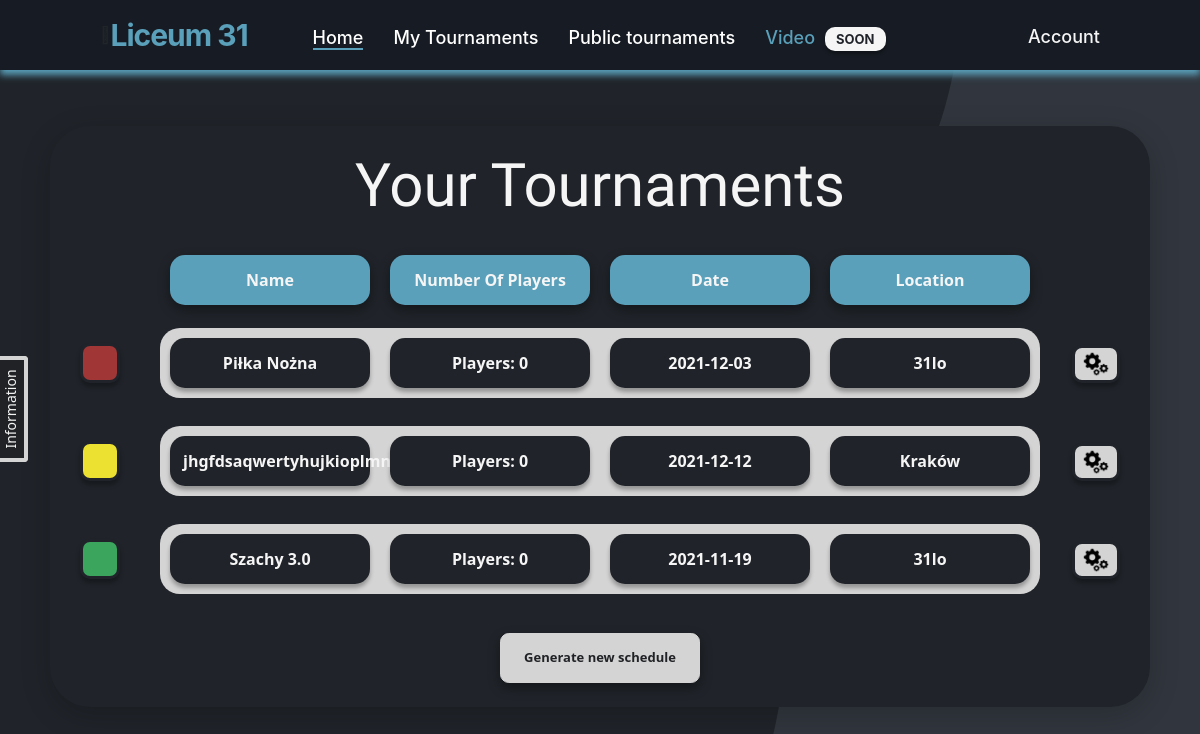
The page /tournaments (signed in) on the database its author committed.
### website/models.py (models this page shows)
class Tournament(db.Model):
    id = db.Column(db.Integer,primary_key=True)
    user_id = db.Column(db.Integer,db.ForeignKey('user.id'))
    name = db.Column(db.String(150))
    date = db.Column(db.Date)
    location = db.Column(db.String(150))
    discipline = db.Column(db.String(150))
    type = db.Column(db.String(150))
    movielink = db.Column(db.String(150))
    status = db.Column(db.String(150), default="upcoming")
    is_public = db.Column(db.Boolean(),default=False)
    current_round_number = db.Column(db.Integer(),default=0)
    max_rounds = db.Column(db.Integer())
    edited_dual_id = db.Column(db.Integer())
    rounds = db.relationship('Round')
    duals = db.relationship('Dual')
    opponents = db.relationship('Opponent')
    standings = db.relationship('Standing')

### website/views.py (the view)
@views.route('/tournaments', methods=['GET', 'POST'])
def tournaments():
    if current_user.is_authenticated:
        return render_template("tournaments.html", user=current_user)
    else:
        return render_template("login.html", user=current_user)

### website/__init__.py (called while the page is built)
def create_app():
    app = Flask(__name__)
    app.config['SECRET_KEY'] = 'kjabwdlajbal'
    app.config['SQLALCHEMY_DATABASE_URI'] = f'sqlite:///{DB_NAME}'
    app.config['SQLALCHEMY_TRACK_MODIFICATIONS'] = False
    db.init_app(app)  # inicjowanie bazy danych dla aplikacji
    from .views import views
    from .auth import auth
    app.register_blueprint(views, url_prefix='/')
    app.register_blueprint(auth, url_prefix='/')
    from .models import User
    create_datebase(app)
    login_manager = LoginManager()
    login_manager.login_view = 'auth.login'
    login_manager.init_app(app)
    @login_manager.user_loader
    def load_user(id):
        return User.query.get(int(id))
    return app

### website/templates/tournaments.html (shortened to what this page needs)
{% extends "base.html" %} {% block title %}Your Tournaments{% endblock %} {% block content %}
<section class="tournaments_box_container container_tournaments">
    <br />
    <h3 align="center">Your Tournaments</h3>
    {% if user.tournaments|length > 0 %}
    <table style="margin: auto">
        <tbody style="display: flex; margin-top: 15px">
            <tr class="btn-danger_nav_list_group_tournaments">
                <div align="center ">
                    <td>Name</td>
                </div>
            </tr>
            <tr class="btn-danger_nav_list_group_tournaments">
                <div align="center ">
                    <td>Number Of Players</td>
                </div>
            </tr>
            <tr class="btn-danger_nav_list_group_tournaments">
                <div align="center ">
                    <td>Date</td>
                </div>
            </tr>
            <tr class="btn-danger_nav_list_group_tournaments">
                <div align="center ">
                    <td>Location</td>
                </div>
            </tr>
        </tbody>
        {% for tournament in user.tournaments %}
        <table style="margin: auto">
            <tbody class="btn_tournaments_list" onClick="showTournament({{tournament.id}}) " style="display: flex; margin-bottom: 15px">
                <button title="Tournament Settings" style="float: right; margin-top: 30px; margin-bottom: -55px;" id="myBtnSettings-{{loop.index}}" class="icon_settings">
          <img src="../static/pngegg.png" width="30" height="30" />
        </button> {% if tournament.status == "active" %}<button style="margin-left: 30px; margin-right: -70px;" class="btn_activity active">
        </button>{% endif %} {% if tournament.status == "notactive" %}<button style="margin-left: 30px; margin-right: -70px;" class="btn_activity not_active">
        </button>{% endif %} {% if tournament.status == "upcoming" %}<button style="margin-left: 30px; margin-right: -70px;" class="btn_activity up-comming">
        </button>{% endif %}
                <tr class="btn-danger_nav_list_group_tournaments_name" align="center ">
                    <td>{{tournament.name}}</td>
                </tr>
                <tr class="btn-danger_nav_list_group_tournaments_name" align="center ">
                    <td>Players: {{tournament.opponents|length}}</td>
                </tr>
                <tr class="btn-danger_nav_list_group_tournaments_name" align="center ">
                    <td>{{tournament.date}}</td>
                </tr>
                <tr class="btn-danger_nav_list_group_tournaments_name" align="center ">
                    <td>{{tournament.location}}</td>
                </tr>
            </tbody>
        </table>
        {% endfor %}
        <br />
    </table>
    <div class="box">
        <div class="box__content">
            <div class="box__title">Information</div>
        </div>
    </div>
    {% else %}
    <h5 style="color: white;" align="center">Eventually your have no active tournaments.</h5>
    {% endif %}
    <div align="center ">
        <a href="/new-tournament ">
            <button id="btn" type="button " class="btn-danger_nav_tournaments">
        Generate new schedule
      </button>
        </a>
    </div>
    <br />
</section>
{% endblock %}

### website/templates/base.html (shortened to what this page needs)
<!DOCTYPE html>
<html lang="en">
<head>
    <link rel="stylesheet" href="https://stackpath.bootstrapcdn.com/bootstrap/4.4.1/css/bootstrap.min.css" />
    <link rel="stylesheet" href="https://stackpath.bootstrapcdn.com/font-awesome/4.7.0/css/font-awesome.min.css" />
    <link rel="stylesheet" href="{{ url_for('static', filename='style.css') }}" />
</head>
<body>
    <section>
        <nav>
            <div class="menu-icon">
                <span class="fas fa-bars"></span>
            </div>
            <a id="home" href="/">
                <div class="logo" style="color: #5aa0ba; font-weight: 700">Liceum 31</div>
            </a>
            <div class="nav-items">
                <li><a class="linkbutton link-active" id="home" href="/">Home</a></li>
                <li><a class="linkbutton" href="/tournaments">My Tournaments</a></li>
                <li><a class="linkbutton" href="/public-tournaments">Public tournaments</a></li>
                <li><a class="linkbutton not-active" href="/video">Video</a><span style="margin-left: 10px;" class="beta_version">SOON</span></li>
            </div>
            {% if user.is_authenticated %}
            <ul>
                <li>
                    <a href="#">Account</a>
                </li>
                </ul>
            {% else %}
            <a href="/login">
                <button style="margin-right: -50px;" class="btn-add-account_login" id="login">Log in</button> {% endif %}
        </nav>
        <div class="container">{% block content %} {% endblock %}</div>
    </section>
</body>
</html>

### rows shown on the page
Tournament: status "notactive" (drawn), name "Piłka Nożna", opponents|length "0", date "2021-12-03", location "31lo"
Tournament: status "upcoming" (drawn), name "jhgfdsaqwertyhujkioplmn", opponents|length "0", date "2021-12-12", location "Kraków"
Tournament: status "active" (drawn), name "Szachy 3.0", opponents|length "0", date "2021-11-19", location "31lo"
